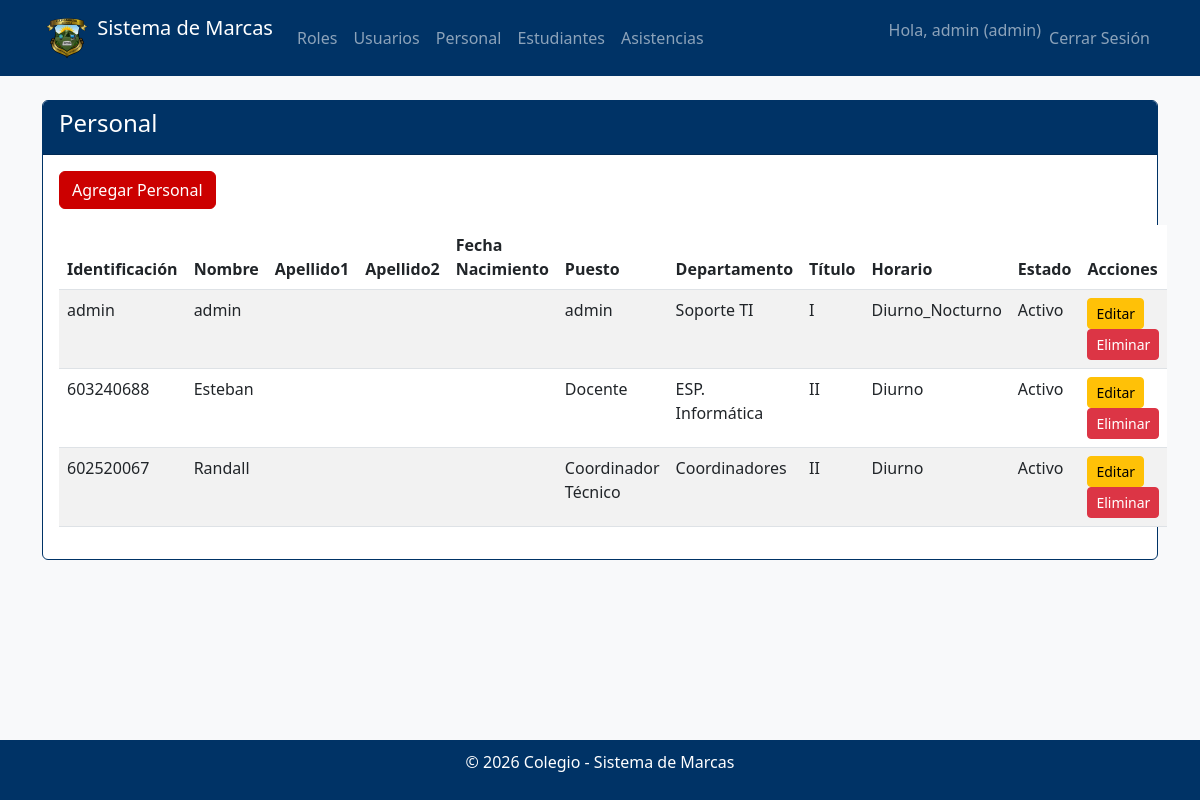
The app's page /users/personal/ (signed in), older data.
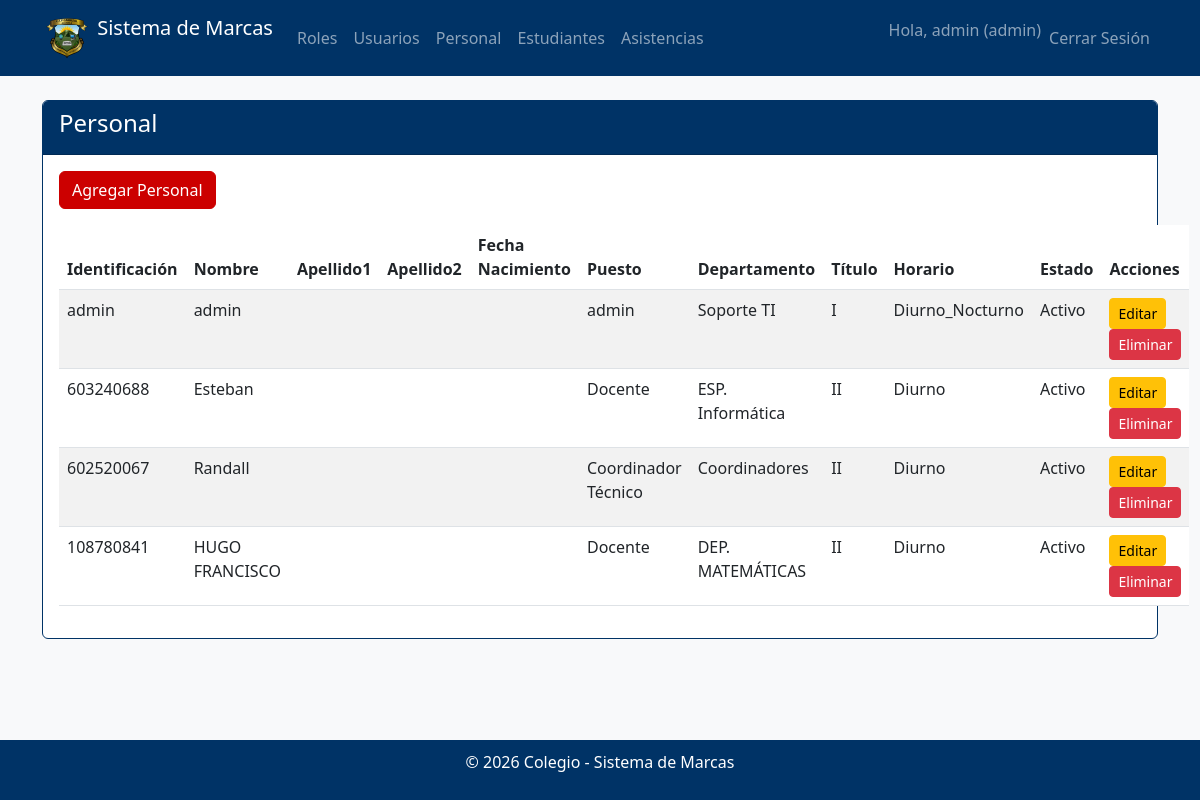
The same page, newer data.
### users/models.py (models this page shows, shortened)
class Personal(models.Model):
    user = models.OneToOneField(User, on_delete=models.CASCADE, related_name='personal')
    identificacion = models.CharField(max_length=20, unique=True, blank=True, null=True)
    nombre = models.CharField(max_length=100)
    apellido1 = models.CharField(max_length=100, blank=True, default='')
    apellido2 = models.CharField(max_length=100, blank=True, default='')
    email = models.EmailField(blank=True)
    telefono = models.CharField(max_length=15, blank=True)
    PUESTO_CHOICES = [
        ('Docente', 'Docente'),
        ('Administrativo', 'Administrativo'),
    ]
    puesto = models.CharField(max_length=100, choices=PUESTO_CHOICES)
    fecha_nacimiento = models.DateField(blank=True, null=True)
    DEPARTAMENTO_CHOICES = [
        ('AGENTE DE SEGURIDAD', 'AGENTE DE SEGURIDAD'),
        ('AUX. ADMINITRATIVO', 'AUX. ADMINITRATIVO'),
        ('COORDINACIONES', 'COORDINACIONES'),
        ('DEP. AUXILIARES', 'DEP. AUXILIARES'),
        ('DEP. CIENCIAS', 'DEP. CIENCIAS'),
        ('DEP. COMEDOR', 'DEP. COMEDOR'),
        ('DEP. EDUCACIÓN FÍSICA', 'DEP. EDUCACIÓN FÍSICA'),
        ('DEP. EMPREND. E INNOVACIÓN', 'DEP. EMPREND. E INNOVACIÓN'),
        ('DEP. ESPAÑOL', 'DEP. ESPAÑOL'),
        ('DEP. EST. SOCIALES', 'DEP. EST. SOCIALES'),
        ('DEP. ÉTICA Y PSICOLOGÍA', 'DEP. ÉTICA Y PSICOLOGÍA'),
        ('DEP. FÍSICA, QUÍMICA Y BIOLOGÍA', 'DEP. FÍSICA, QUÍMICA Y BIOLOGÍA'),
        ('DEP. FRANCÉS ACADÉMICO', 'DEP. FRANCÉS ACADÉMICO'),
        ('DEP. INGLÉS ACADÉMICO', 'DEP. INGLÉS ACADÉMICO'),
        ('DEP. INGLÉS ESPECIALIZADO', 'DEP. INGLÉS ESPECIALIZADO'),
        ('DEP. LIMPIEZA Y ASEO', 'DEP. LIMPIEZA Y ASEO'),
        ('DEP. MATEMÁTICAS', 'DEP. MATEMÁTICAS'),
        ('DEP. MÚSICA', 'DEP. MÚSICA'),
        ('DEP. ORIENTACIÓN', 'DEP. ORIENTACIÓN'),
        ('DEP. RECEPCIÓN', 'DEP. RECEPCIÓN'),
        ('DEP. RELIGIÓN', 'DEP. RELIGIÓN'),
        ('DEP. SEGURIDAD', 'DEP. SEGURIDAD'),
        ('DIRECCIÓN', 'DIRECCIÓN'),
        ('ESP. ADUANAS', 'ESP. ADUANAS'),
        ('ESP. BANCA Y FINANZAS', 'ESP. BANCA Y FINANZAS'),
        ('ESP. CONTABILIDAD', 'ESP. CONTABILIDAD'),
        ('ESP. INFORMÁTICA', 'ESP. INFORMÁTICA'),
        ('ESP. DIBUJO TÉCNICO', 'ESP. DIBUJO TÉCNICO'),
        ('ESP. EJECUTIVO CENTROS DE SERV.', 'ESP. EJECUTIVO CENTROS DE SERV.'),
        ('ESP. ELECTRÓNICA', 'ESP. ELECTRÓNICA'),
        ('ESP. SECRETARIADO EJECUTIVO', 'ESP. SECRETARIADO EJECUTIVO'),
        ('ESP. TURISMO', 'ESP. TURISMO'),
        ('JTA. ADMINISTRATIVA', 'JTA. ADMINISTRATIVA'),
        ('P.N. FORMACIÓN TECNOLÓGICA', 'P.N. FORMACIÓN TECNOLÓGICA'),
        ('REUBICADA', 'REUBICADA'),
        ('TALLERES EXPLORATORIOS', 'TALLERES EXPLORATORIOS'),
    ]
    departamento = models.CharField(max_length=100, choices=DEPARTAMENTO_CHOICES, blank=True)
    TITULO_CHOICES = [
        ('I', 'I'),
        ('II', 'II'),
    ]
    titulo = models.CharField(max_length=10, choices=TITULO_CHOICES, blank=True)
    HORARIO_CHOICES = [
        ('Diurno', 'Diurno'),
        ('Nocturno', 'Nocturno'),
        ('Diurno_Nocturno', 'Diurno_Nocturno'),
    ]
    horario = models.CharField(max_length=20, choices=HORARIO_CHOICES, blank=True)
    ESTADO_CHOICES = [
        ('activo', 'Activo'),
        ('desactivo', 'Desactivo'),
    ]
    estado = models.CharField(max_length=10, choices=ESTADO_CHOICES, default='activo')

### users/views.py (the view)
# urls.py: path('personal/', views.PersonalListView.as_view(), name='personal_list'),
class PersonalListView(LoginRequiredMixin, AdminOnlyMixin, ListView):
    model = Personal
    template_name = 'users/personal_list.html'
    context_object_name = 'personales'

### users/views.py (called while the page is built)
    def test_func(self):
        return self.request.user.profile.role.name == 'admin'

### users/templates/users/personal_list.html (shortened to what this page needs)
{% extends 'base.html' %}
{% block content %}
<div class="row">
    <div class="col-md-12">
        <div class="card">
            <div class="card-header">
                <h4>Personal</h4>
            </div>
            <div class="card-body">
                <a href="{% url 'personal_create' %}" class="btn btn-primary mb-3">Agregar Personal</a>
                <table class="table table-striped">
                    <thead>
                        <tr>
                            <th>Identificación</th>
                            <th>Nombre</th>
                            <th>Apellido1</th>
                            <th>Apellido2</th>
                            <th>Fecha Nacimiento</th>
                            <th>Puesto</th>
                            <th>Departamento</th>
                            <th>Título</th>
                            <th>Horario</th>
                            <th>Estado</th>
                            <th>Acciones</th>
                        </tr>
                    </thead>
                    <tbody>
                        {% for p in personales %}
                        <tr>
                            <td>{{ p.user.username }}</td>
                            <td>{{ p.nombre }}</td>
                            <td>{{ p.apellido1 }}</td>
                            <td>{{ p.apellido2|default:"" }}</td>
                            <td>{{ p.fecha_nacimiento|date:"d/m/Y" }}</td>
                            <td>{{ p.puesto }}</td>
                            <td>{{ p.departamento }}</td>
                            <td>{{ p.titulo }}</td>
                            <td>{{ p.get_horario_display }}</td>
                            <td>{{ p.get_estado_display }}</td>
                            <td>
                                <a href="{% url 'personal_update' p.pk %}" class="btn btn-warning btn-sm">Editar</a>
                                <a href="{% url 'personal_delete' p.pk %}" class="btn btn-danger btn-sm">Eliminar</a>
                            </td>
                        </tr>
                        {% endfor %}
                    </tbody>
                </table>
            </div>
        </div>
    </div>
</div>
{% endblock %}

Row changes from the older to the newer data that the page shows:
added Personal: user.username "108780841", nombre "HUGO FRANCISCO", puesto "Docente", departamento "DEP. MATEMÁTICAS", titulo "II", horario "Diurno", estado "Activo"
